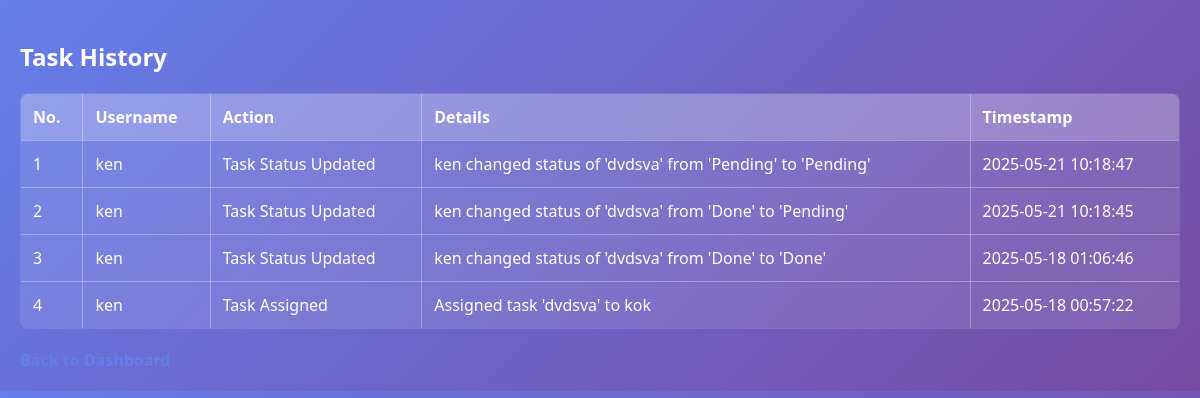
/task_history (signed in), run on the app's committed database.
### app.py (models this page shows)
class User(db.Model, UserMixin):
    id = db.Column(db.Integer, primary_key=True)
    username = db.Column(db.String(150), unique=True, nullable=False)
    password = db.Column(db.String(150), nullable=False)
    role = db.Column(db.String(50), nullable=False)

class History(db.Model):
    id = db.Column(db.Integer, primary_key=True)
    user_id = db.Column(db.Integer, db.ForeignKey('user.id'))
    type = db.Column(db.String(100))
    timestamp = db.Column(db.DateTime, default=datetime.utcnow)
    details = db.Column(db.String(255))
    user = db.relationship('User', backref='history')  # Corrected

### app.py (the view)
@app.route('/task_history')
@login_required
def task_history():
    if current_user.role == 'leader':
        history_entries = History.query.join(User).order_by(History.timestamp.desc()).all()
    else:
        history_entries = History.query.filter_by(user_id=current_user.id).join(User).order_by(History.timestamp.desc()).all()
    history = []
    for entry in history_entries:
        history.append({
            'type': entry.type,
            'details': entry.details,
            'timestamp': entry.timestamp,
            'username': entry.user.username  # relationship works here
        })
    return render_template('task_history.html', history=history)

### app.py (called while the page is built)
@login_manager.user_loader
def load_user(user_id):
    return User.query.get(int(user_id))

### templates/task_history.html (shortened to what this page needs)
<!DOCTYPE html>
<html lang="en">
<head>
</head>
<body>
    <h2>Task History</h2>
<table>
    <thead>
        <tr>
            <th>No.</th>
            <th>Username</th>
            <th>Action</th>
            <th>Details</th>
            <th>Timestamp</th>
        </tr>
    </thead>
    <tbody>
        {% for entry in history %}
        <tr>
            <td>{{ loop.index }}</td>
            <td>{{ entry.username }}</td>
            <td>{{ entry.type }}</td>
            <td>{{ entry.details }}</td>
            <td>{{ entry.timestamp.strftime('%Y-%m-%d %H:%M:%S') }}</td>
        </tr>
        {% else %}
        <tr>
            <td colspan="5">No history records found.</td>
        </tr>
        {% endfor %}
    </tbody>
</table>
    <a href="{{ url_for('dashboard') }}">Back to Dashboard</a>
</body>
</html>

### templates/task_history.html (style rules this page uses)
body { font-family: 'Segoe UI', Tahoma, Geneva, Verdana, sans-serif; margin: 0; padding: 20px; background: linear-gradient(135deg, #667eea, #764ba2); color: #fff; }
h2 { color: #fff; margin-bottom: 20px; }
table { width: 100%; border-collapse: collapse; margin-top: 10px; background: rgba(255, 255, 255, 0.1); border-radius: 8px; overflow: hidden; }
table, th, td { border: 1px solid rgba(255, 255, 255, 0.3); }
th, td { padding: 12px; text-align: left; }
th { background-color: rgba(255, 255, 255, 0.2); }
a { display: inline-block; margin-top: 20px; color: #667eea; text-decoration: none; font-weight: 600; transition: color 0.3s ease; }

### data on the page
User: username "ken" "ken" "ken" "ken"
History: type "Task Status Updated", details "ken changed status of 'dvdsva' from 'Pending' to 'Pending'", timestamp "2025-05-21 10:18:47"
History: type "Task Status Updated", details "ken changed status of 'dvdsva' from 'Done' to 'Pending'", timestamp "2025-05-21 10:18:45"
History: type "Task Status Updated", details "ken changed status of 'dvdsva' from 'Done' to 'Done'", timestamp "2025-05-18 01:06:46"
History: type "Task Assigned", details "Assigned task 'dvdsva' to kok", timestamp "2025-05-18 00:57:22"
